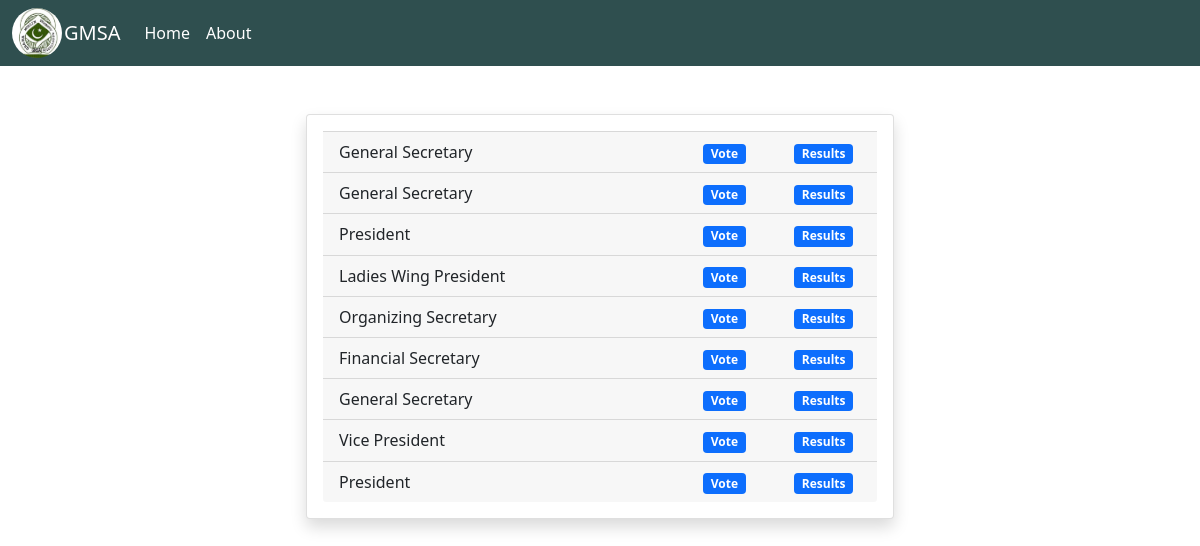
The page / on the database its author committed.
### poll/models.py (models this page shows, shortened)
class Poll(models.Model):
    poll_id = models.IntegerField(primary_key=True)
    post = (
        ('President','President'),
        ('Vice President','Vice President'),
        ('Ladies Wing President','Ladies Wing President'),
        ('General Secretary','General Secretary'),
        ('Financial Secretary','Financial Secretary'),
        ('Organizing Secretary','Organizing Secretary')
    )
    Quest = models.CharField(max_length=250)
    position = models.CharField(choices=post,max_length=200)
    Name_1=models.CharField(max_length=100,blank=True,null=True)
    Name_2=models.CharField(max_length=100,blank=True,null=True)
    image_1=models.ImageField(upload_to='media',null=True, blank=True)
    image_2=models.ImageField(upload_to='media',null=True, blank=True)
    count_1=models.IntegerField(default=0)
    count_2=models.IntegerField(default=0)
    date_created=models.DateTimeField(auto_now_add=True)
    class Meta:
        ordering = ['-date_created']

### poll/views.py (the view)
def index(request):
    post = Poll.objects.all()
    context = {'post':post}
    return render(request,'poll/index.html',context)

### templates/poll/index.html (shortened to what this page needs)
{% extends "partial/base.html" %}
{% block content %}
{% include "partial/nav.html" %}
<div class = "container-fluid mt-5">
    <div class = 'card col-6 offset-3 shadow'>
        <div class = 'card-body'>
            {% for i in post %}
            <div class = 'card-footer'>
                <div class = 'row'>
                    <div class='col col-8'>{{i.position}}
                    </div>
                    <div class='col col-2'>
                        <a style = "text-decoration: none;" href = "{% url 'vote' i.pk %}"<span class="badge bg-primary">Vote</span></a>
                    </div>
                    <div class='col col-2'>
                        <a style = "text-decoration: none;" href = "{% url 'results' i.pk %}"<span class="badge bg-primary">Results</span></a>
                     </div>
                </div>
            </div>
            {% endfor %}
        </div>
    </div>
</div>
{% endblock %}

### rows shown on the page
Poll: position "General Secretary"
Poll: position "General Secretary"
Poll: position "President"
Poll: position "Ladies Wing President"
Poll: position "Organizing Secretary"
Poll: position "Financial Secretary"
Poll: position "General Secretary"
Poll: position "Vice President"
Poll: position "President"
